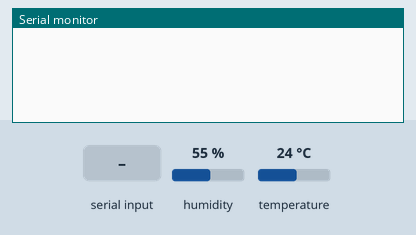
The sketch below on a simulated Arduino Uno, built with avr-gcc and run on an emulated ATmega328P. Parts: the last lines printed to the serial monitor. The inputs (shaded band) are chosen by the test bench; at power-on: humidity 55 %, temperature 24 °C.

Above: at 1.2 s.
1.3 s: "90,45\n" received over Serial
At 2.9 s:
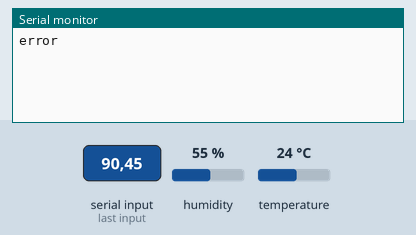
3.8 s: "1\n" received over Serial
At 6.3 s:
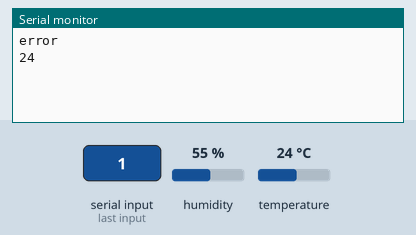

Measured:
- after the input at 1.3 s, the serial monitor: prints a new line after 1.0 s (image 1)
- after the input at 3.8 s, the serial monitor: prints a new line after 2.0 s (image 2)

The sketch:

script.ino
```cpp
#include <DHT11.h>

// Define pins
const int temp_humidity_pin = 8;
const int moist_pin = A2;
const int light_pin = A3;
const int fire_pin = 3;
const int gas_sensor = 5;
const int fan_pin = 6;
const int pump_pin = 10;
const int intrusion_pin = 4;

//value vars

int temperature = 0;
int humidity = 0;
int result;

// Create DHT11 object
DHT11 dht11(temp_humidity_pin);

void setup() {
  Serial.begin(9600);
  //Serial.setTimeout(100);
  pinMode(fire_pin, INPUT);
  pinMode(gas_sensor, INPUT);
  pinMode(intrusion_pin, INPUT);
}

void loop() {
  if (Serial.available() > 0) {
    int input = Serial.readString().toInt();
    processInput(input);
  }
}

void processInput(int input) {

  if(input == 1){
    // Attempt to read the temperature and humidity values from the DHT11 sensor.
      //result = dht11.readTemperatureHumidity(temperature, humidity);
      temperature = dht11.readTemperature();
      delay(500);
      Serial.println(temperature);
  }
  else if(input == 2){
    // Attempt to read the temperature and humidity values from the DHT11 sensor.
      humidity = dht11.readHumidity();
      Serial.println(humidity);
  }
  else if(input == 3){
    Serial.println(analogRead(moist_pin));
  }
  else if(input == 4){
    Serial.println(analogRead(light_pin));
  }
  else if(input == 5){
    Serial.println(digitalRead(fire_pin));
  }
  else if(input == 6){
    Serial.println(digitalRead(intrusion_pin));
  }
  else if(input == 7){
    Serial.println(digitalRead(gas_sensor));
  }
  else{
    Serial.println("error");
  }
  delay(1000);
}
```
